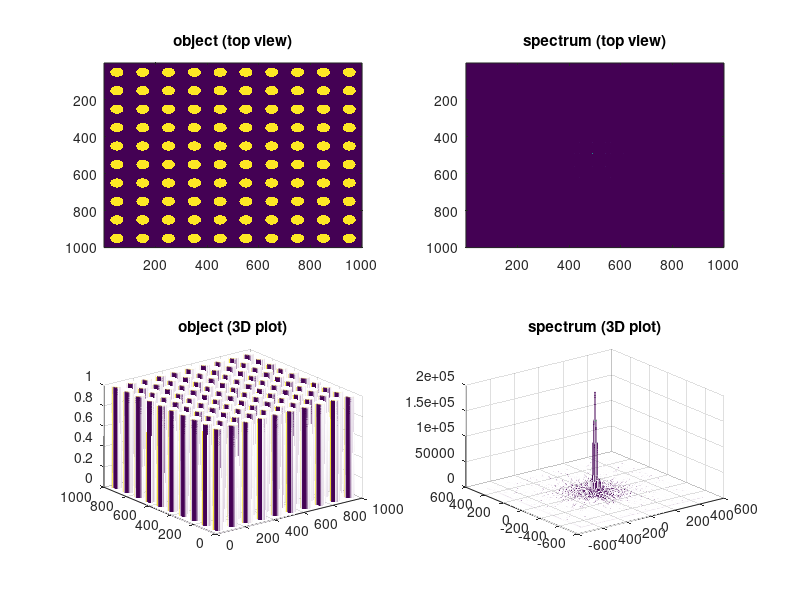
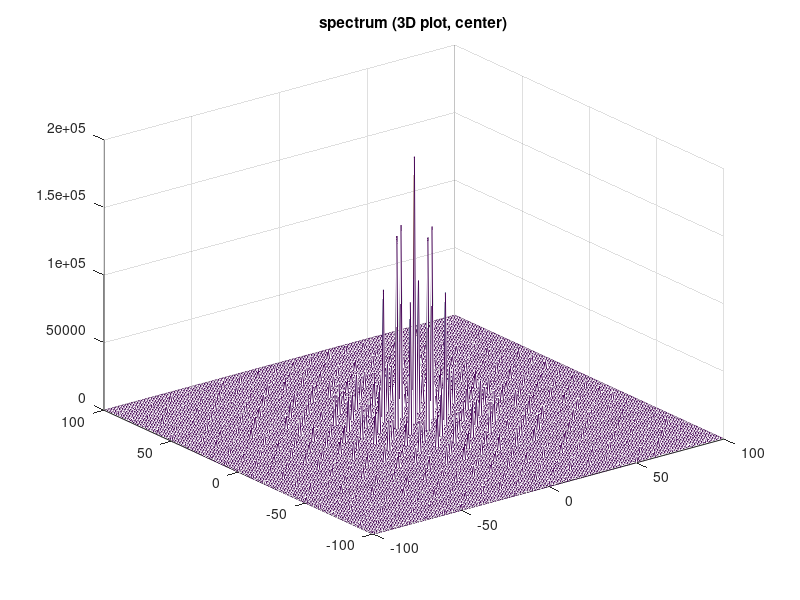

MATLAB code for these plots, in order:
PLen = 100;
P = zeros(PLen);
center = [(PLen+1)/2, (PLen+1)/2];
for i=1:PLen
    for j=1:PLen
        if ((j-center(1))^2 + (i-center(2))^2) <= (PLen/4)^2
            P(i,j)=1;
        end
    end
end
X = repmat(P,[10 10]);
Y = fft2(X);
YAmp = abs(fftshift(Y));

[xx,yy] = meshgrid(1:size(X,2), 1:size(X,1));
xxF = xx - size(X,2)/2;
yyF = yy - size(X,2)/2;

subplot(2,2,1);
imagesc(X);
title('object (top view)')
subplot(2,2,3);
mesh(xx,yy,X);
title('object (3D plot)')
subplot(2,2,2);
imagesc(YAmp);
title('spectrum (top view)')
subplot(2,2,4);
mesh(xxF,yyF,YAmp);
title('spectrum (3D plot)')
figure;
mesh(xxF(400:600,400:600),yyF(400:600,400:600),YAmp(400:600,400:600));
title('spectrum (3D plot, center)')